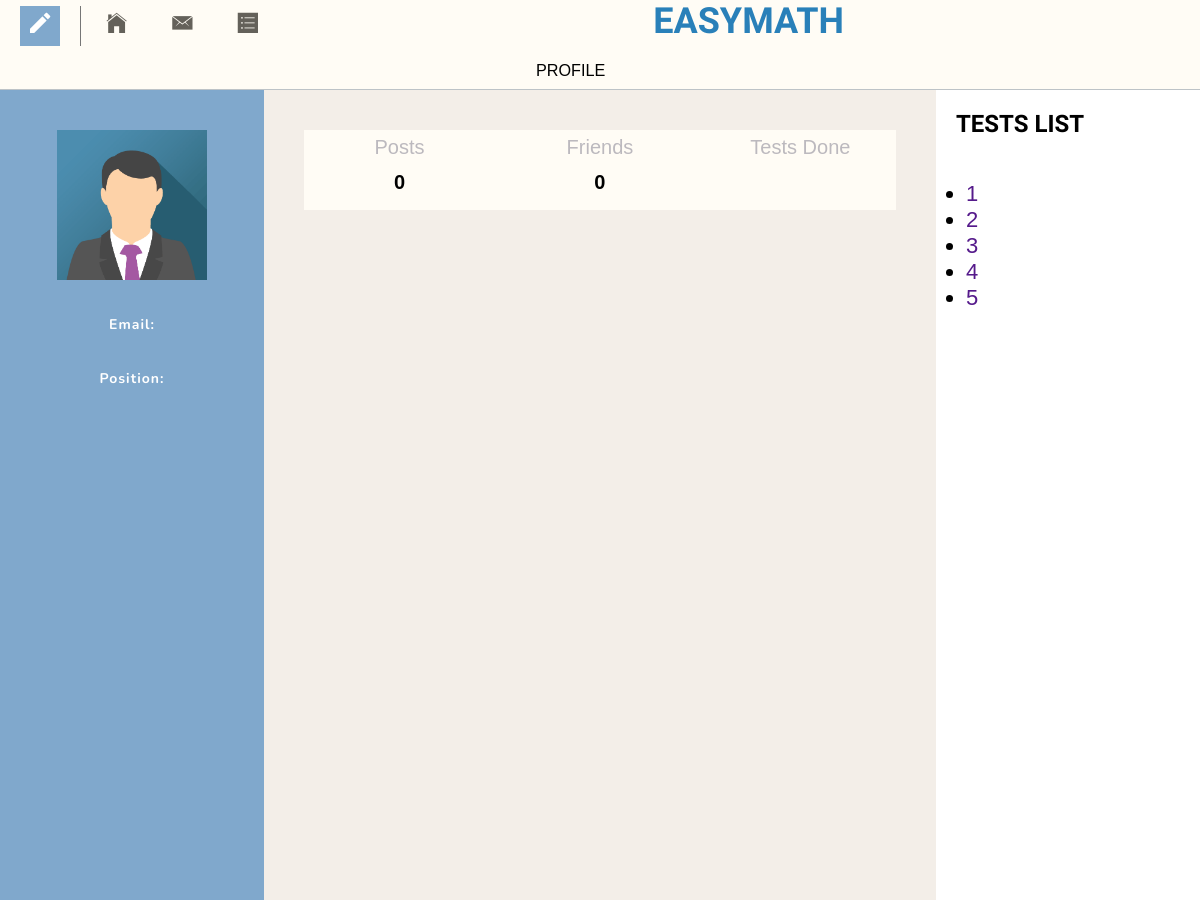
The page /id2 (signed in, upper part) on the database as committed earlier.
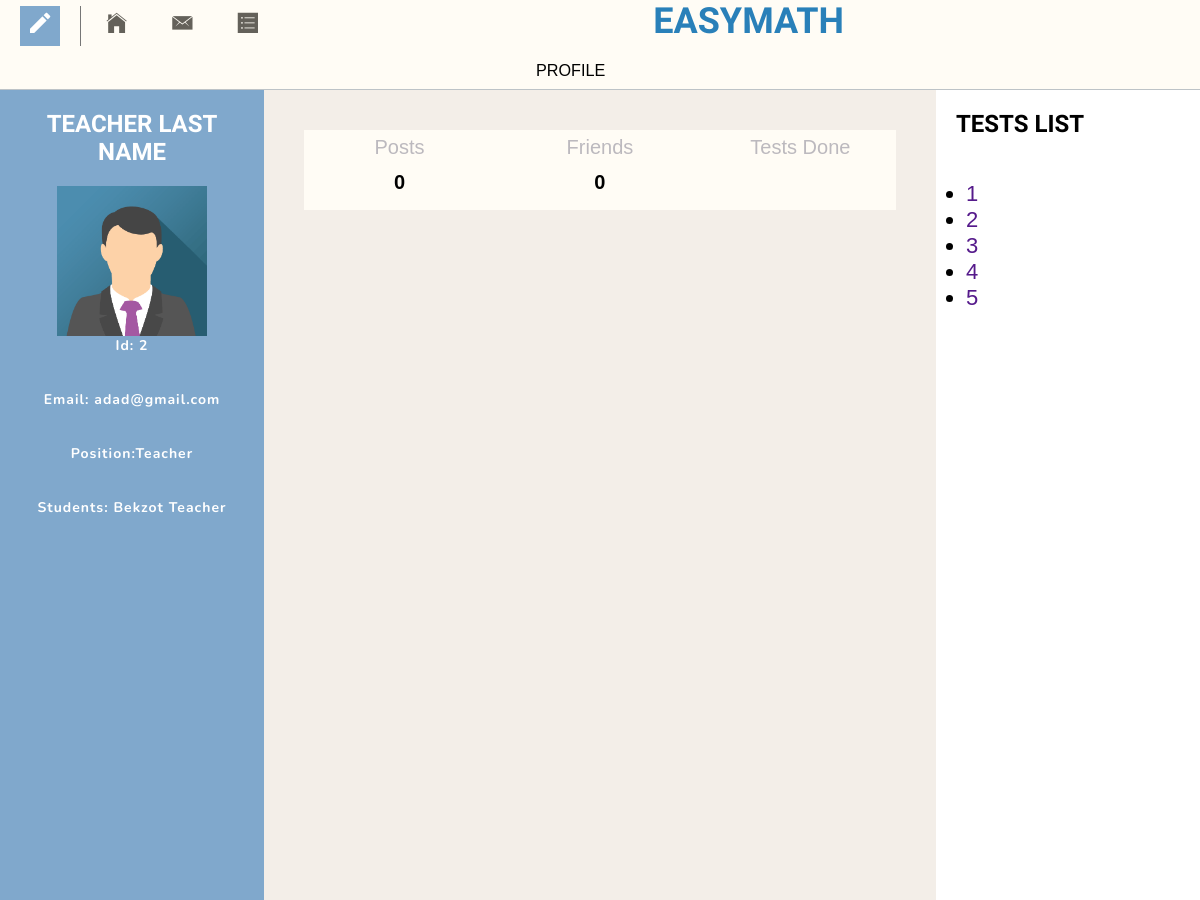
The same page on the database as committed later.
### models.py (models this page shows, shortened)
class User(UserMixin,db.Model):
    id = db.Column(db.Integer, primary_key=True)
    name = db.Column(db.String(80), nullable=False)
    surname = db.Column(db.String(120))
    email = db.Column(db.String(120), unique=True, nullable=False)
    password = db.Column(db.String(120), nullable=False)
    login = db.Column(db.String(20), unique=True, nullable=False)
    teacherId = db.Column(db.Integer, nullable=True)
    teacher = db.Column(db.Boolean, nullable=False)
    admin = db.Column(db.Boolean, nullable=True)

### views.py (the view)
@app.route('/id<id>')
@login_required
def profile(id):
    profiles = models.User.query.filter_by(id=id).first()
    allData = models.User.query.all()
    posts = models.Posts.query.filter_by(author=id)
    students = models.User.query.all()
    friends = models.Friends.query.all()
    frinedRequests = models.addingFriend.query.filter_by(requestTo=current_user.id)
    file_data = models.Image.query.filter_by(userID=id).first()
    return render_template('profile.html', profile=profiles, allData=allData,
                           posts=posts, students=students,
                           frinedRequests=frinedRequests, friends=friends,
                           data=list, file_data=file_data)

### app.py (called while the page is built)
@login_manager.user_loader
def load_user(user_id):
	return User.query.get(int(user_id))

### templates/profile.html (shortened to what this page needs)
<!DOCTYPE html>
<html>
<head>
	<link rel="stylesheet" type="text/css" href="static/resources/styles/profile.css">
	<link rel="stylesheet" type="text/css" href="static/resources/borrowed/css/normalize.css">
    <link rel="stylesheet" type="text/css" href="static/resources/borrowed/css/grid.css">
    <link rel="stylesheet" type="text/css" href="static/resources/borrowed/css/ionicons.min.css">
</head>
<body>
    <header>
		<nav>
			<div class="row">
				<ul class="main-nav">
                    <div class="pen1">
                        <li onclick="newPost('new-post')"><a href="#"><i class="ion-android-create icon-nav pen"></i></a></li>
                    </div>
                    <li><a href="{{url_for('index')}}"><i class="ion-ios-home icon-nav"></i></a></li>
                    <li><a href="/#contact"><i class="ion-ios-email icon-nav"></i></a></li>
                    <li><a href="{{url_for('test.index')}}"><i class="ion-ios-list icon-nav"></i></a></li>
                   <li><h2>Easymath</h2></li>
                   <div class="dropdown">
                    <li><a href="{{url_for('profile', id=current_user.id)}}" class="dropbtn">Profile</a></li>
                </div>
				</ul>
			</div>
        </nav>
    </header>
    <div class="all">
    <section class="user-info span-1-of-4">
            <h3>{{profile.name}} {{profile.surname}}</h3>
            <div class="uphoto-div">
                    {%if file_data%}
                    <img alt="profile">
                    {%else%}
                    <img src="static/resources/images/profilesImages/avatar1.png" alt="">
                    {%endif%}
            </div>
		<div>
			<h5>
					{%if profile.teacher == True%} Id: {{profile.id}}
					{%endif%}
            </h5>
			<h5>
                Email: {{profile.email}}
            </h5>
			<h5>
                Position:{%if profile.teacher == True%}Teacher{%endif%} {%if profile.teacher == False%}Student {%if profile.id == 1%}(Admin){%endif%}{%endif%}
            </h5>
            {%if profile.teacher == True%}
				<h5>Students:
                    {%for i in students%}
                        <a href="{{url_for('profile', id=i.id)}}">
                            {{i.name}}
                        </a>
					{%endfor%}</h5>
			{%endif%}
        </div>
    </section>
    <section class="post span-2-of-4">
            <div class="textbox">
                <div class="title">
                    <div class="col span-1-of-3">Posts</div>
                    <div class="col span-1-of-3">Friends</div>
                    <div class="col span-1-of-3">Tests Done</div>
                </div>
                <div class="number">
                    <div class="col span-1-of-3"><b>0</b></div>
                    <div class="col span-1-of-3"><b>0</b></div>
                </div>
            </div>
    </section>
    <section class="test span-1-of-4">
        <div class="col-3-title">
            <h3>Tests list</h3>
        </div>
        <div class="list">
            <ul>
                <br>
                <li><a href="">1</a></li>
                <li><a href="">2</a></li>
                <li><a href="">3</a></li>
                <li><a href="">4</a></li>
                <li><a href="">5</a></li>
            </ul>
        </div>
    </section>
    </div>
</body>
</html>

### static/resources/styles/profile.css (style rules this page uses)
* { margin: 0; padding: 0; box-sizing: border-box; }
html { background-color: rgb(255, 252, 245); color: #000; font-family: 'Nunito', 'Arial', sans-serif; font-size: 20px; font-weight: 300; text-rendering: optimizeLegibility; height: 100%; }
.all { height: 250vh; background-color: rgb(255, 252, 245); }
h1, h2, h3 { font-weight: 600; text-transform: uppercase; font-family: 'Baloo Da 2', cursive; }
h2 { font-size: 180%; word-spacing: 2px; color: #2980b9; margin-bottom: 10px; margin-left: 350px; }
h3 { text-align: center; font-size: 120%; padding: 20px; }
h5 { font-size: 70%; margin-bottom: 35px; text-align: center; letter-spacing: 1px; font-family: 'Nunito' ; }
a { text-decoration: none; }
.main-nav { float: left; list-style: none; }
.main-nav li { display: inline-block; margin-left: 20px; }
.main-nav li a:link, .main-nav li a:visited { color: #000; text-decoration: none; text-transform: uppercase; font-size: 90%; border-bottom: 2px solid transparent #2D7D9A; -webkit-transition: border-bottom 0.2s; transition: border-bottom 0.2s; }
.icon-nav { height: 40px; width: 40px; display: inline-block; color: rgb(100, 97, 90); font-size: 150%; }
.pen { color: #fff; background-color: rgb(128, 168, 204); margin-right: 20px; padding: 3px; text-align: center; }
.pen1 { border-right: 1px solid #767676; display: inline-block; margin: 0; height: 40px; }
header::after { display: block; height: 1px; background-color: #bdc3c7; content: " "; width: auto; margin: 0 auto; }
.user-info { background-color: rgb(128, 168, 204); float: left; color: #fff; min-height: 100vh; }
.user-info a { color: #fff; }
.uphoto-div { display: flex; justify-content: center; }
.uphoto-div img { width: 150px; }
.post { display: block; padding: 40px; height: 100%; float:left; background-color: rgb(243, 238, 232); }
.textbox { background-color: rgb(255, 252, 245); height: 80px; text-align: center; margin-bottom: 40px; }
.title { color: #bcb9be; }
.number { color: #000; }
.test { display: block; height: 100vh; float:left; background-color: rgb(255, 255, 255); }
.list li { margin-left: 30px; font-size: 110%; text-decoration: none; text-transform: uppercase; }
.dropdown { padding: 8px 0; color: #fff; text-decoration: none; font-size: 90%; display:inline-block; margin-left: 500px; }
.dropbtn { color: #fff; padding: 16px; font-size: 130%; border: none; }
.col-3-title { text-align: left; display: flex; justify-content: left; }

### static/resources/borrowed/css/grid.css (style rules this page uses)
.row { zoom: 1; }
.row:before, .row:after { content:""; display:table; }
.row:after { clear:both; }
.col { display: block; float:left; margin: 1% 0 1% 1.6%; }
.col:first-child { margin-left: 0; }
.span-1-of-3 { width: 32.26%; }
.span-2-of-4 { width: 56%; height:100%; }
.span-1-of-4 { width: 22%; height:100%; }

Rows that differ between the two databases and show on the page:
added User: name "TEACHER", surname "LAST NAME", id "2", email "adad@gmail.com", name "Teacher"
now on this page (row unchanged): User: name "Bekzot"
Other text that changed with them:
text now shown: "Id: Teacher Students:"
